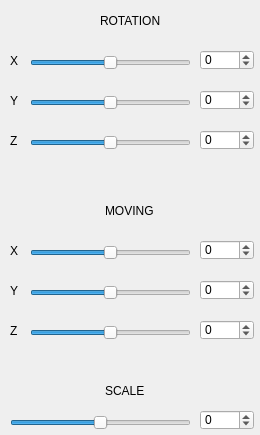
<?xml version="1.0" encoding="UTF-8"?>
<ui version="4.0">
 <class>Settings</class>
 <widget class="QWidget" name="Settings">
  <property name="geometry">
   <rect>
    <x>0</x>
    <y>0</y>
    <width>260</width>
    <height>435</height>
   </rect>
  </property>
  <property name="windowTitle">
   <string>Form</string>
  </property>
  <widget class="QSlider" name="sl_rotation_x">
   <property name="geometry">
    <rect>
     <x>30</x>
     <y>50</y>
     <width>161</width>
     <height>25</height>
    </rect>
   </property>
   <property name="minimum">
    <number>-180</number>
   </property>
   <property name="maximum">
    <number>180</number>
   </property>
   <property name="pageStep">
    <number>1</number>
   </property>
   <property name="orientation">
    <enum>Qt::Horizontal</enum>
   </property>
  </widget>
  <widget class="QSlider" name="sl_rotation_z">
   <property name="geometry">
    <rect>
     <x>30</x>
     <y>130</y>
     <width>161</width>
     <height>25</height>
    </rect>
   </property>
   <property name="minimum">
    <number>-360</number>
   </property>
   <property name="maximum">
    <number>360</number>
   </property>
   <property name="pageStep">
    <number>1</number>
   </property>
   <property name="orientation">
    <enum>Qt::Horizontal</enum>
   </property>
  </widget>
  <widget class="QSpinBox" name="sb_scale">
   <property name="geometry">
    <rect>
     <x>200</x>
     <y>410</y>
     <width>54</width>
     <height>20</height>
    </rect>
   </property>
   <property name="minimum">
    <number>-1000</number>
   </property>
   <property name="maximum">
    <number>1000</number>
   </property>
   <property name="stepType">
    <enum>QAbstractSpinBox::DefaultStepType</enum>
   </property>
   <property name="value">
    <number>0</number>
   </property>
  </widget>
  <widget class="QLabel" name="label_7">
   <property name="geometry">
    <rect>
     <x>10</x>
     <y>130</y>
     <width>16</width>
     <height>21</height>
    </rect>
   </property>
   <property name="text">
    <string>Z</string>
   </property>
  </widget>
  <widget class="QSlider" name="sl_moving_x">
   <property name="geometry">
    <rect>
     <x>30</x>
     <y>240</y>
     <width>161</width>
     <height>25</height>
    </rect>
   </property>
   <property name="minimum">
    <number>-100</number>
   </property>
   <property name="maximum">
    <number>100</number>
   </property>
   <property name="pageStep">
    <number>1</number>
   </property>
   <property name="orientation">
    <enum>Qt::Horizontal</enum>
   </property>
  </widget>
  <widget class="QLabel" name="label_9">
   <property name="geometry">
    <rect>
     <x>10</x>
     <y>280</y>
     <width>16</width>
     <height>21</height>
    </rect>
   </property>
   <property name="text">
    <string>Y</string>
   </property>
  </widget>
  <widget class="QSpinBox" name="sb_moving_y">
   <property name="geometry">
    <rect>
     <x>200</x>
     <y>280</y>
     <width>54</width>
     <height>20</height>
    </rect>
   </property>
   <property name="minimum">
    <number>-100</number>
   </property>
   <property name="maximum">
    <number>100</number>
   </property>
   <property name="stepType">
    <enum>QAbstractSpinBox::DefaultStepType</enum>
   </property>
   <property name="value">
    <number>0</number>
   </property>
  </widget>
  <widget class="QLabel" name="label_10">
   <property name="geometry">
    <rect>
     <x>105</x>
     <y>200</y>
     <width>91</width>
     <height>21</height>
    </rect>
   </property>
   <property name="text">
    <string>MOVING</string>
   </property>
  </widget>
  <widget class="QLabel" name="label_11">
   <property name="geometry">
    <rect>
     <x>10</x>
     <y>240</y>
     <width>16</width>
     <height>21</height>
    </rect>
   </property>
   <property name="text">
    <string>X</string>
   </property>
  </widget>
  <widget class="QSpinBox" name="sb_rotate_y">
   <property name="geometry">
    <rect>
     <x>200</x>
     <y>90</y>
     <width>54</width>
     <height>20</height>
    </rect>
   </property>
   <property name="minimum">
    <number>-180</number>
   </property>
   <property name="maximum">
    <number>180</number>
   </property>
   <property name="stepType">
    <enum>QAbstractSpinBox::DefaultStepType</enum>
   </property>
   <property name="value">
    <number>0</number>
   </property>
  </widget>
  <widget class="QSlider" name="sl_rotation_y">
   <property name="geometry">
    <rect>
     <x>30</x>
     <y>90</y>
     <width>161</width>
     <height>25</height>
    </rect>
   </property>
   <property name="minimum">
    <number>-360</number>
   </property>
   <property name="maximum">
    <number>360</number>
   </property>
   <property name="pageStep">
    <number>1</number>
   </property>
   <property name="orientation">
    <enum>Qt::Horizontal</enum>
   </property>
  </widget>
  <widget class="QSpinBox" name="sb_moving_z">
   <property name="geometry">
    <rect>
     <x>200</x>
     <y>320</y>
     <width>54</width>
     <height>20</height>
    </rect>
   </property>
   <property name="minimum">
    <number>-100</number>
   </property>
   <property name="maximum">
    <number>100</number>
   </property>
   <property name="stepType">
    <enum>QAbstractSpinBox::DefaultStepType</enum>
   </property>
   <property name="value">
    <number>0</number>
   </property>
  </widget>
  <widget class="QSlider" name="sl_scale">
   <property name="geometry">
    <rect>
     <x>10</x>
     <y>410</y>
     <width>181</width>
     <height>25</height>
    </rect>
   </property>
   <property name="minimum">
    <number>-500</number>
   </property>
   <property name="maximum">
    <number>500</number>
   </property>
   <property name="pageStep">
    <number>1</number>
   </property>
   <property name="value">
    <number>0</number>
   </property>
   <property name="orientation">
    <enum>Qt::Horizontal</enum>
   </property>
  </widget>
  <widget class="QLabel" name="label_13">
   <property name="geometry">
    <rect>
     <x>105</x>
     <y>380</y>
     <width>91</width>
     <height>21</height>
    </rect>
   </property>
   <property name="text">
    <string>SCALE</string>
   </property>
  </widget>
  <widget class="QSlider" name="sl_moving_z">
   <property name="geometry">
    <rect>
     <x>30</x>
     <y>320</y>
     <width>161</width>
     <height>25</height>
    </rect>
   </property>
   <property name="minimum">
    <number>-100</number>
   </property>
   <property name="maximum">
    <number>100</number>
   </property>
   <property name="pageStep">
    <number>1</number>
   </property>
   <property name="orientation">
    <enum>Qt::Horizontal</enum>
   </property>
  </widget>
  <widget class="QLabel" name="label_6">
   <property name="geometry">
    <rect>
     <x>10</x>
     <y>90</y>
     <width>16</width>
     <height>21</height>
    </rect>
   </property>
   <property name="text">
    <string>Y</string>
   </property>
  </widget>
  <widget class="QLabel" name="label_12">
   <property name="geometry">
    <rect>
     <x>10</x>
     <y>320</y>
     <width>16</width>
     <height>21</height>
    </rect>
   </property>
   <property name="text">
    <string>Z</string>
   </property>
  </widget>
  <widget class="QLabel" name="label_5">
   <property name="geometry">
    <rect>
     <x>10</x>
     <y>50</y>
     <width>16</width>
     <height>21</height>
    </rect>
   </property>
   <property name="text">
    <string>X</string>
   </property>
  </widget>
  <widget class="QSpinBox" name="sb_rotate_x">
   <property name="geometry">
    <rect>
     <x>200</x>
     <y>50</y>
     <width>54</width>
     <height>20</height>
    </rect>
   </property>
   <property name="minimum">
    <number>-180</number>
   </property>
   <property name="maximum">
    <number>180</number>
   </property>
   <property name="stepType">
    <enum>QAbstractSpinBox::DefaultStepType</enum>
   </property>
   <property name="value">
    <number>0</number>
   </property>
  </widget>
  <widget class="QSpinBox" name="sb_moving_x">
   <property name="geometry">
    <rect>
     <x>200</x>
     <y>240</y>
     <width>54</width>
     <height>20</height>
    </rect>
   </property>
   <property name="minimum">
    <number>-100</number>
   </property>
   <property name="maximum">
    <number>100</number>
   </property>
   <property name="stepType">
    <enum>QAbstractSpinBox::DefaultStepType</enum>
   </property>
   <property name="value">
    <number>0</number>
   </property>
  </widget>
  <widget class="QLabel" name="label_8">
   <property name="geometry">
    <rect>
     <x>100</x>
     <y>10</y>
     <width>91</width>
     <height>21</height>
    </rect>
   </property>
   <property name="text">
    <string>ROTATION</string>
   </property>
  </widget>
  <widget class="QSpinBox" name="sb_rotate_z">
   <property name="geometry">
    <rect>
     <x>200</x>
     <y>130</y>
     <width>54</width>
     <height>20</height>
    </rect>
   </property>
   <property name="minimum">
    <number>-180</number>
   </property>
   <property name="maximum">
    <number>180</number>
   </property>
   <property name="stepType">
    <enum>QAbstractSpinBox::DefaultStepType</enum>
   </property>
   <property name="value">
    <number>0</number>
   </property>
  </widget>
  <widget class="QSlider" name="sl_moving_y">
   <property name="geometry">
    <rect>
     <x>30</x>
     <y>280</y>
     <width>161</width>
     <height>25</height>
    </rect>
   </property>
   <property name="minimum">
    <number>-100</number>
   </property>
   <property name="maximum">
    <number>100</number>
   </property>
   <property name="pageStep">
    <number>1</number>
   </property>
   <property name="orientation">
    <enum>Qt::Horizontal</enum>
   </property>
  </widget>
 </widget>
 <resources/>
 <connections/>
</ui>
